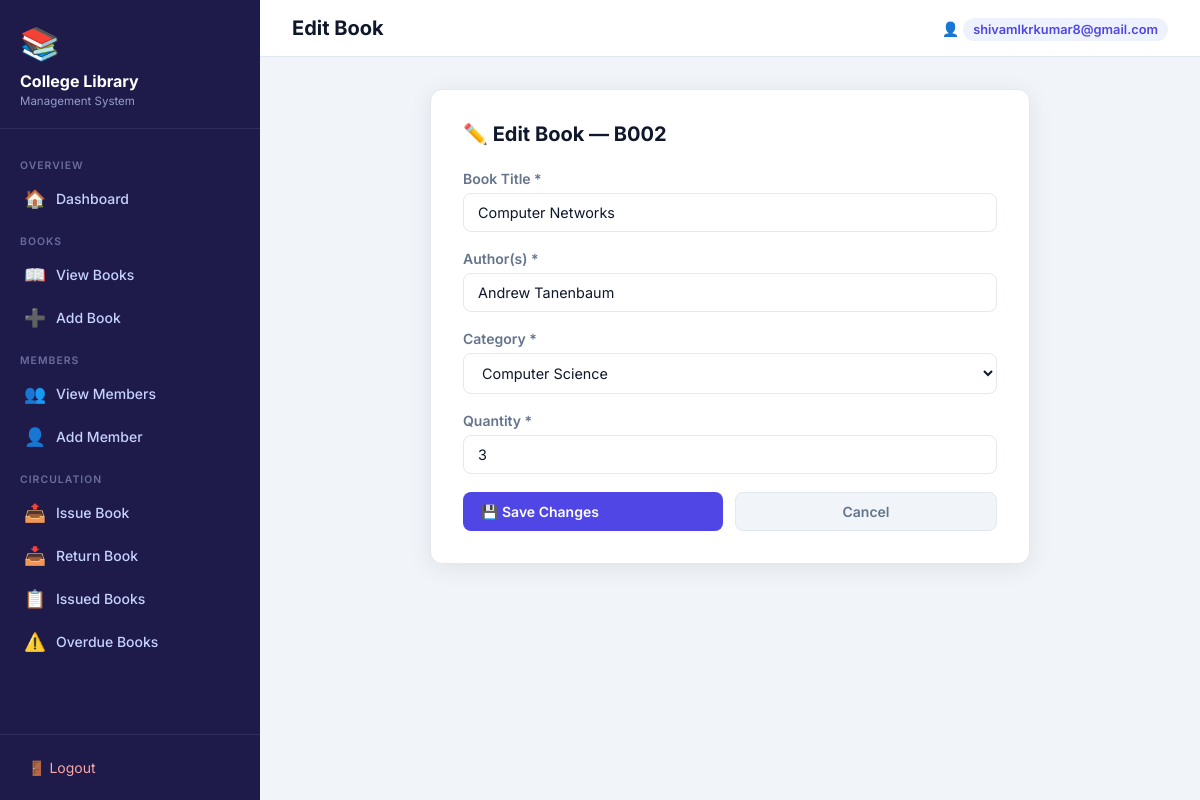
Page /edit_book/B002 (signed in) on the committed database.
### tables this page shows
CREATE TABLE books (
                id TEXT PRIMARY KEY,
                title TEXT NOT NULL,
                author TEXT NOT NULL,
                category TEXT NOT NULL DEFAULT 'Other',
                quantity INTEGER NOT NULL DEFAULT 0
            );

### app.py (the view, shortened to what this page needs)
@app.route('/edit_book/<book_id>', methods=['GET', 'POST'])
@login_required
def edit_book(book_id):
    db = get_db()
    book = db.execute('SELECT * FROM books WHERE id=?', (book_id,)).fetchone()
    if not book:
        flash('Book not found.', 'danger')
        return redirect(url_for('view_books'))
    return render_template('edit_book.html', book=book, categories=BOOK_CATEGORIES)

### app.py (called while the page is built)
def get_db():
    db = getattr(g, '_database', None)
    if db is None:
        db = g._database = sqlite3.connect(DATABASE)
        db.row_factory = sqlite3.Row
    return db

@app.teardown_appcontext
def close_connection(exception):
    db = getattr(g, '_database', None)
    if db is not None:
        db.close()

def login_required(f):
    from functools import wraps
    @wraps(f)
    def decorated(*args, **kwargs):
        if 'logged_in' not in session:
            flash('Please log in to access the library system.', 'warning')
            return redirect(url_for('login'))
        return f(*args, **kwargs)
    return decorated

### templates/edit_book.html (shortened to what this page needs)
{% extends 'base.html' %}
{% block page_title %}Edit Book{% endblock %}
{% block content %}
<div class="form-card">
  <h2>✏️ Edit Book — {{ book.id }}</h2>
  <form method="POST" action="{{ url_for('edit_book', book_id=book.id) }}">
    <div class="form-group">
      <label>Book Title *</label>
      <input type="text" name="title" value="{{ book.title }}" required>
    </div>
    <div class="form-group">
      <label>Author(s) *</label>
      <input type="text" name="author" value="{{ book.author }}" required>
    </div>
    <div class="form-group">
      <label>Category *</label>
      <select name="category" required>
        {% for cat in categories %}
          <option value="{{ cat }}" {% if cat == book.category %}selected{% endif %}>{{ cat }}</option>
        {% endfor %}
      </select>
    </div>
    <div class="form-group">
      <label>Quantity *</label>
      <input type="number" name="quantity" value="{{ book.quantity }}" min="0" required>
    </div>
    <div style="display:flex; gap:12px; margin-top:8px;">
      <button type="submit" class="btn btn-primary" style="flex:1;">💾 Save Changes</button>
      <a href="{{ url_for('view_books') }}" class="btn btn-secondary" style="flex:1; justify-content:center;">Cancel</a>
    </div>
  </form>
</div>
{% endblock %}

### static/css/styles.css (style rules this page uses)
:root { --primary: #4f46e5; --primary-dark: #3730a3; --primary-light:#eef2ff; --success: #16a34a; --danger: #dc2626; --warning: #d97706; --info: #0284c7; --sidebar-bg: #1e1b4b; --sidebar-text: #c7d2fe; --sidebar-active:#4f46e5; --bg: #f1f5f9; --card-bg: #ffffff; --text: #0f172a; --text-muted: #64748b; --border: #e2e8f0; --shadow: 0 4px 24px rgba(0,0,0,0.08); --radius: 12px; --radius-sm: 8px; }
*, *::before, *::after { box-sizing: border-box; margin: 0; padding: 0; }
body { font-family: 'Inter', sans-serif; background: var(--bg); color: var(--text); min-height: 100vh; display: flex; }
.form-card { background: var(--card-bg); border-radius: var(--radius); box-shadow: var(--shadow); border: 1px solid var(--border); max-width: 600px; margin: 0 auto; padding: 32px; }
.form-card h2 { font-size: 1.25rem; font-weight: 700; margin-bottom: 24px; color: var(--text); }
.form-group { margin-bottom: 18px; }
.form-group label { display: block; font-size: 0.875rem; font-weight: 600; color: var(--text-muted); margin-bottom: 6px; }
.form-group input, .form-group select, .form-group textarea { width: 100%; padding: 10px 14px; border: 1.5px solid var(--border); border-radius: var(--radius-sm); font-size: 0.9rem; font-family: 'Inter', sans-serif; color: var(--text); background: #fff; transition: border-color 0.2s, box-shadow 0.2s; outline: none; appearance: auto; }
.btn { display: inline-flex; align-items: center; gap: 6px; padding: 10px 18px; border-radius: var(--radius-sm); font-size: 0.875rem; font-weight: 600; font-family: 'Inter', sans-serif; cursor: pointer; border: none; text-decoration: none; transition: all 0.18s; white-space: nowrap; }
.btn-primary { background: var(--primary); color: #fff; }
.btn-secondary { background: var(--bg); color: var(--text-muted); border: 1px solid var(--border); }

### rows in the picture
books: id "B002", title "Computer Networks", author "Andrew Tanenbaum", category "Computer Science", quantity "3"

### other values in the picture
{{ session.get('username', 'Admin') }} "shivamlkrkumar8@gmail.com"
